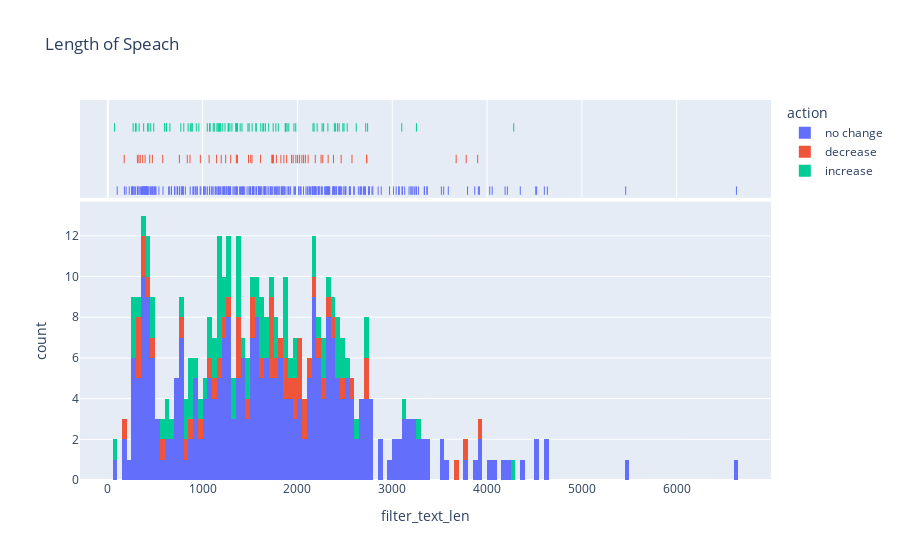

Notebook cell for this chart:
### Markdown cell above
<br>

The length of speeches distributed as a histogram once stopwords have been filtered.

### Code cell
fig = px.histogram(df_merge, x="filter_text_len", color='action' ,marginal="rug",nbins=150, hover_data=['speaker','title']
                  ,title="Length of Speach")
fig.show()

### Figure 1 — Plotly figure (JSON) as saved in the notebook; plotly's stock layout.template omitted (floating-point values rounded to 4 significant figures; data arrays with more than 128 entries replaced by an {"elided": "..."} marker saying what was removed)
{"data": [{"alignmentgroup": "True", "bingroup": "x", "hovertemplate": "action=no change<br>filter_text_len=%{x}<br>count=%{y}<extra></extra>", "legendgroup": "no change", "marker": {"color": "#636efa", "pattern": {"shape": ""}}, "name": "no change", "nbinsx": 150, "offsetgroup": "no change", "orientation": "v", "showlegend": true, "type": "histogram", "x": {"elided": "290 int values"}, "xaxis": "x", "yaxis": "y"}, {"alignmentgroup": "True", "boxpoints": "all", "customdata": {"elided": "290x2 str values"}, "fillcolor": "rgba(255,255,255,0)", "hoveron": "points", "hovertemplate": "action=no change<br>filter_text_len=%{x}<br>speaker=%{customdata[0]}<br>title=%{customdata[1]}<extra></extra>", "jitter": 0, "legendgroup": "no change", "line": {"color": "rgba(255,255,255,0)"}, "marker": {"color": "#636efa", "symbol": "line-ns-open"}, "name": "no change", "offsetgroup": "no change", "showlegend": false, "type": "box", "x": {"elided": "290 int values"}, "xaxis": "x2", "yaxis": "y2"}, {"alignmentgroup": "True", "bingroup": "x", "hovertemplate": "action=decrease<br>filter_text_len=%{x}<br>count=%{y}<extra></extra>", "legendgroup": "decrease", "marker": {"color": "#EF553B", "pattern": {"shape": ""}}, "name": "decrease", "nbinsx": 150, "offsetgroup": "decrease", "orientation": "v", "showlegend": true, "type": "histogram", "x": [1507, 1147, 2380, 2731, 2188, 1484, 1068, 1367, 2084, 1857, 1196, 2249, 1825, 1983, 312, 1955, 867, 1742, 342, 755, 1736, 1296, 1747, 1363, 1356, 1243, 1521, 976, 579, 173, 2047, 3674, 3901, 1886, 2729, 838, 3780, 1730, 2324, 1611, 2267, 2065, 2001, 2022, 393, 1938, 2113, 1778, 328, 2461, 368, 2575, 442, 470], "xaxis": "x", "yaxis": "y"}, {"alignmentgroup": "True", "boxpoints": "all", "customdata": [["Chairman Alan Greenspan", "Financial reform and the importance of a decentralized banking structure"], ["Chairman Alan Greenspan", "Privacy in the information age"], ["Chairman Alan Greenspan", "Government regulation and derivative contracts"], ["Chairman Alan Greenspan", "Is there a new economy?"], ["Chairman Alan Greenspan", "The structure of the international financial system"], ["Chairman Alan Greenspan", "Banking supervision"], ["Chairman Alan Greenspan", "The importance of education in todays economy"], ["Chairman Alan Greenspan", "The challenge of measuring and modeling a dynamic economy"], ["Chairman Alan Greenspan", "The financial safety net"], ["Chairman Alan Greenspan", "The paydown of federal debt"], ["Chairman Alan Greenspan", "The growing need for skills in the 21st century"], ["Chairman Alan Greenspan", "Economic developments"], ["Chairman Alan Greenspan", "Issues for bank regulators"], ["Chairman Alan Greenspan", "Impact of energy on the economy"], ["Chairman Alan Greenspan", "The value of public outreach by the Federal Reserve"], ["Chairman Alan Greenspan", "Opening remarks"], ["Chairman Alan Greenspan", "The importance of financial education and literacy"], ["Chairman Alan Greenspan", "Globalization"], ["Chairman Alan Greenspan", "The September 11 tragedy and the response of the financial industry"], ["Chairman Alan Greenspan", "Transparency in monetary policy"], ["Chairman Alan Greenspan", "Globalization"], ["Chairman Alan Greenspan", "The euro as an international currency"], ["Chairman Alan Greenspan", "Energy supply"], ["Chairman Alan Greenspan", "Education"], ["Chairman Alan Greenspan", "Productivity"], ["Chairman Alan Greenspan", "Banking"], ["Chairman Alan Greenspan", "World finance and risk management"], ["Chairman Alan Greenspan", "Regulation, innovation, and wealth creation"], ["Chairman Alan Greenspan", "Policy coordination"], ["Chairman Alan Greenspan", "Unveiling of the redesigned U.S. $20 note"], ["Chairman Alan Greenspan", "Corporate governance"], ["Chairman Ben S. Bernanke", "Global Imbalances:  Recent Developments and Prospects"], ["Chairman Ben S. Bernanke", "Housing, Housing Finance, and Monetary Policy"], ["Chairman Ben S. Bernanke", "Monetary Policy under Uncertainty"], ["Chairman Ben S. Bernanke", "The Recent Financial Turmoil and its Economic and Policy Consequences"], ["Chairman Ben S. Bernanke", "Opening remarks"], ["Chairman Ben S. Bernanke", "Education and Economic Competitiveness"], ["Chairman Ben S. Bernanke", "National and regional economic overview"], ["Chairman Ben S. Bernanke", "Federal Reserve Communications"], ["Chairman Ben S. Bernanke", "Microfinance in the United States"], ["Chairman Ben S. Bernanke", "Financial Markets, the Economic Outlook, and Monetary Policy"], ["Chairman Ben S. Bernanke", "Fostering Sustainable Homeownership"], ["Chairman Ben S. Bernanke", "Reducing Preventable Mortgage Foreclosures"], ["Chairman Ben S. Bernanke", "Addressing Weaknesses in the Global Financial Markets: The Report of the President's Working Group on Financial Markets"], ["Chairman Ben S. Bernanke", "The Importance of Financial Education and the National Jump$tart Coalition Survey"], ["Chairman Ben S. Bernanke", "Current Economic and Financial Conditions"], ["Chairman Ben S. Bernanke", "The Future of Mortgage Finance in the United States "], ["Chairman Ben S. Bernanke", "Stabilizing the Financial Markets and the Economy"], ["Chairman Ben S. Bernanke", "Remarks"], ["Chairman Jerome H. Powell", "Challenges for Monetary Policy"], ["Chairman Jerome H. Powell", "Opening Remarks"], ["Chairman Jerome H. Powell", "Data-Dependent Monetary Policy in an Evolving Economy"], ["Chairman Jerome H. Powell", "Brief Remarks"], ["Chairman Jerome H. Powell", "COVID-19 and the Economy"]], "fillcolor": "rgba(255,255,255,0)", "hoveron": "points", "hovertemplate": "action=decrease<br>filter_text_len=%{x}<br>speaker=%{customdata[0]}<br>title=%{customdata[1]}<extra></extra>", "jitter": 0, "legendgroup": "decrease", "line": {"color": "rgba(255,255,255,0)"}, "marker": {"color": "#EF553B", "symbol": "line-ns-open"}, "name": "decrease", "offsetgroup": "decrease", "showlegend": false, "type": "box", "x": [1507, 1147, 2380, 2731, 2188, 1484, 1068, 1367, 2084, 1857, 1196, 2249, 1825, 1983, 312, 1955, 867, 1742, 342, 755, 1736, 1296, 1747, 1363, 1356, 1243, 1521, 976, 579, 173, 2047, 3674, 3901, 1886, 2729, 838, 3780, 1730, 2324, 1611, 2267, 2065, 2001, 2022, 393, 1938, 2113, 1778, 328, 2461, 368, 2575, 442, 470], "xaxis": "x2", "yaxis": "y2"}, {"alignmentgroup": "True", "bingroup": "x", "hovertemplate": "action=increase<br>filter_text_len=%{x}<br>count=%{y}<extra></extra>", "legendgroup": "increase", "marker": {"color": "#00cc96", "pattern": {"shape": ""}}, "name": "increase", "nbinsx": 150, "offsetgroup": "increase", "orientation": "v", "showlegend": true, "type": "histogram", "x": [1171, 1123, 1079, 1162, 1798, 1644, 770, 1151, 1269, 2525, 1491, 1613, 1891, 1348, 1273, 1478, 1073, 1175, 1522, 1565, 933, 453, 619, 2389, 1212, 1309, 1367, 597, 1635, 1288, 890, 1362, 2422, 2260, 1744, 871, 1415, 801, 2164, 2321, 960, 2740, 433, 1662, 299, 1183, 1874, 1236, 1396, 71, 2440, 1112, 1878, 655, 2208, 1982, 2620, 291, 1358, 1909, 330, 2175, 1772, 1963, 1871, 886, 2276, 1697, 2491, 2400, 1049, 3255, 420, 2720, 4281, 484, 378, 1191, 1561, 267, 3100, 847, 615, 2479], "xaxis": "x", "yaxis": "y"}, {"alignmentgroup": "True", "boxpoints": "all", "customdata": {"elided": "84x2 str values"}, "fillcolor": "rgba(255,255,255,0)", "hoveron": "points", "hovertemplate": "action=increase<br>filter_text_len=%{x}<br>speaker=%{customdata[0]}<br>title=%{customdata[1]}<extra></extra>", "jitter": 0, "legendgroup": "increase", "line": {"color": "rgba(255,255,255,0)"}, "marker": {"color": "#00cc96", "symbol": "line-ns-open"}, "name": "increase", "offsetgroup": "increase", "showlegend": false, "type": "box", "x": [1171, 1123, 1079, 1162, 1798, 1644, 770, 1151, 1269, 2525, 1491, 1613, 1891, 1348, 1273, 1478, 1073, 1175, 1522, 1565, 933, 453, 619, 2389, 1212, 1309, 1367, 597, 1635, 1288, 890, 1362, 2422, 2260, 1744, 871, 1415, 801, 2164, 2321, 960, 2740, 433, 1662, 299, 1183, 1874, 1236, 1396, 71, 2440, 1112, 1878, 655, 2208, 1982, 2620, 291, 1358, 1909, 330, 2175, 1772, 1963, 1871, 886, 2276, 1697, 2491, 2400, 1049, 3255, 420, 2720, 4281, 484, 378, 1191, 1561, 267, 3100, 847, 615, 2479], "xaxis": "x2", "yaxis": "y2"}], "layout": {"autosize": true, "barmode": "relative", "legend": {"title": {"text": "action"}, "tracegroupgap": 0}, "title": {"text": "Length of Speach"}, "xaxis": {"anchor": "y", "autorange": true, "domain": [0, 1], "range": [-293.4, 6994.0], "title": {"text": "filter_text_len"}, "type": "linear"}, "xaxis2": {"anchor": "y2", "autorange": true, "domain": [0, 1], "matches": "x", "range": [-293.4, 6994.0], "showgrid": true, "showticklabels": false, "type": "linear"}, "yaxis": {"anchor": "x", "autorange": true, "domain": [0, 0.7326], "range": [0, 13.68], "title": {"text": "count"}}, "yaxis2": {"anchor": "x2", "autorange": true, "domain": [0.7426, 1], "matches": "y2", "range": [-0.7077, 2.5], "showgrid": false, "showline": false, "showticklabels": false, "ticks": "", "type": "category"}}}
